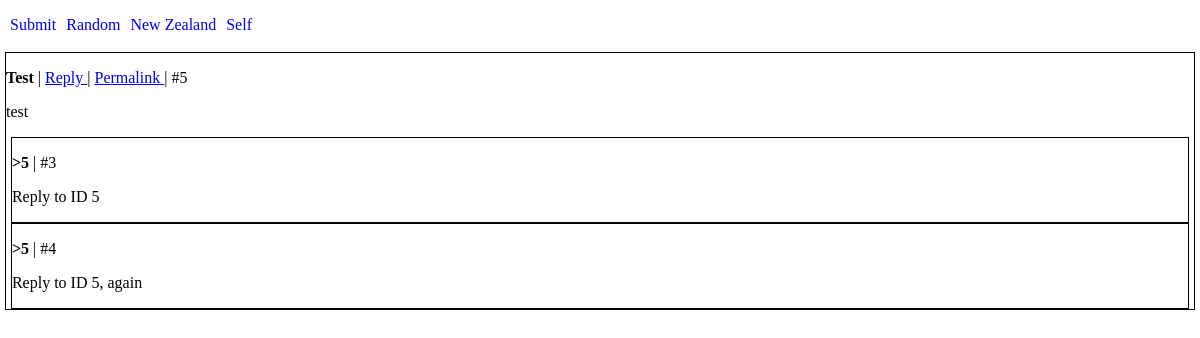
Page /permalink.php?id=5 on the committed database.
### tables this page shows
CREATE TABLE `channels` (
  `id` int(32) NOT NULL,
  `name` varchar(32) NOT NULL,
  `description` varchar(1024) NOT NULL
);

CREATE TABLE `topics` (
  `id` int(32) NOT NULL,
  `channels` varchar(32) NOT NULL,
  `title` varchar(128) NOT NULL,
  `description` varchar(2056) NOT NULL
);

CREATE TABLE `replies` (
  `id` int(32) NOT NULL,
  `threadID` int(32) NOT NULL,
  `message` varchar(2056) NOT NULL
);

### permalink.php (the view, shortened to what this page needs)
<?php
include 'mysqli.php';
$id = $_GET['id'];
?>
<!DOCTYPE html>
<html>
	<head>
		<link rel="stylesheet" type="text/css" href="css.css">
	</head>
	<body>
		<header>
			<div id='menuWrapper'>
				<ul>
					<a href='submit.php'>
						<li>
							Submit
						</li>
					</a>
					<?php
					$query = mysqli_query($mysqli, 'select `name` from `channels`;');
					while($row = mysqli_fetch_array($query, MYSQLI_NUM)) {
						$channelName = $row[0];
						echo "
						<a href='index.php?p=".$channelName."'>
							<li>
								".$channelName ."
							</li>
						</a>
						";
					}
					?>
				</ul>
			</div>
			<br>
			<br>
		</header>
		<div id='comments'>
			<?php
			$query = mysqli_query($mysqli, 'select * from `topics` where `id` = "' . $id . '" order by `id` desc;');
			while($row = mysqli_fetch_array($query, MYSQLI_NUM)) {
				$id = $row[0];
				$articleTitle = $row[2];
				$description = $row[3];
				echo "
					<article>
					<p>
						<strong>
						".
							$articleTitle
						."
						</strong>
						|
						<a href='reply.php?id=".$id."'>
							Reply
						</a>
						|
						<a href='permalink.php?id=".$id."'>
							Permalink
						</a>
						|
						#". $id ."
					</p>
					<p>".
						$description
						.
					"</p>";
				$comments = mysqli_query($mysqli, 'select * from `replies` where `threadID` = "' . $id . '" order by `id` asc;');
				while($row = mysqli_fetch_array($comments, MYSQLI_NUM)) {
					$commentID = $row[0];
					$commentThreadID = $row[1];
					$message = $row[2];
					echo "
					<article  id=".$commentID.">
						<p>
							<strong>
							>".
								$commentThreadID
							."
							</strong>
							|
							#". $commentID ."
						</p>
						<p>"
							.
							$message
							.
						"</p>
					</article>";
				}
				echo "</article>";
			}
			?>
		</div>
	</body>
</html>

### css.css (style rules this page uses)
html, body { width: 100%; padding: 0px 0px; margin: 0px 0px; }
article { border: 1px solid black; width: 99%; margin: 0px auto 0px auto; }
#menuWrapper { margin-left: 10px; }
#menuWrapper ul { padding: 0px 0px; }
#menuWrapper ul li { list-style-type: none; float: left; margin-right: 10px; }

### rows in the picture
channels: name "Random"
channels: name "New Zealand"
channels: name "Self"
topics: title "Test", id "5", description "test"
replies: threadID "5", id "3", message "Reply to ID 5"
replies: threadID "5", id "4", message "Reply to ID 5, again"
